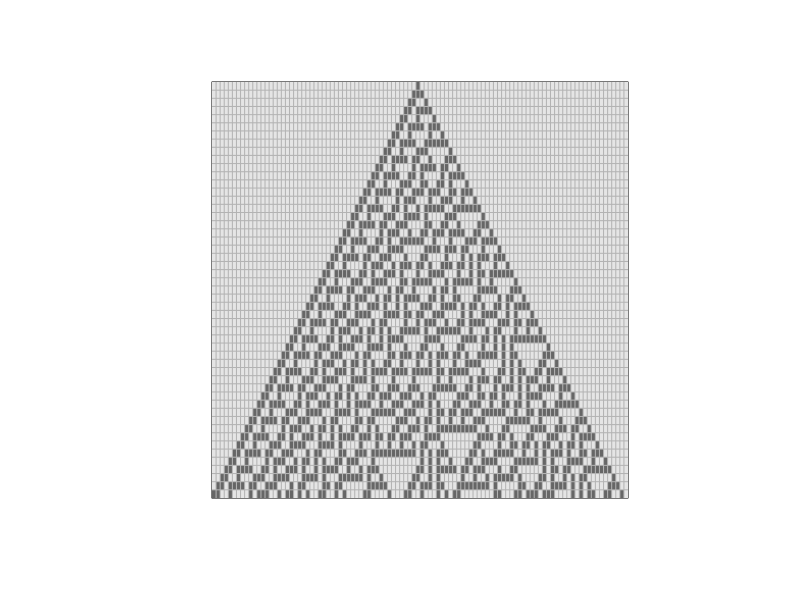
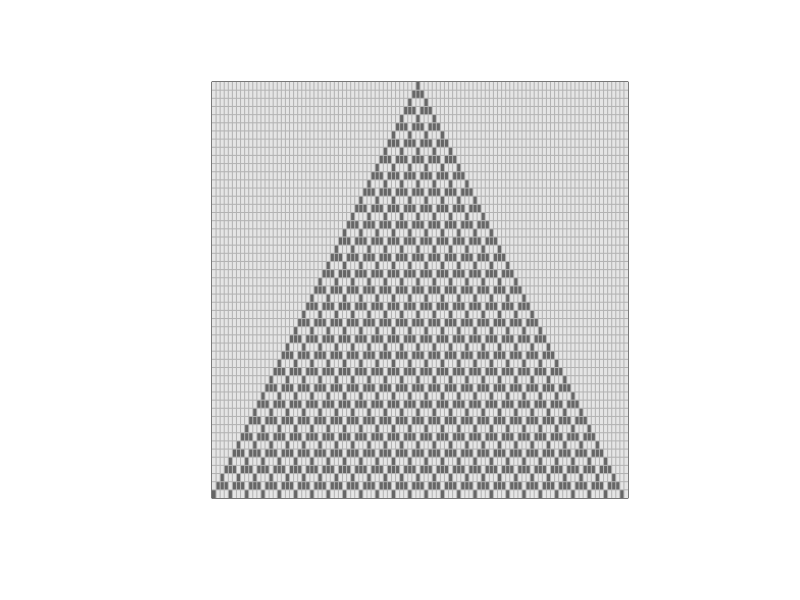

Generate these figures, in order, with R:
## ---- chunk 1
knitr::opts_chunk$set(echo = TRUE)
## ---- chunk 2
display <- function(mat){
  par(pty="s") # square
  image(t(apply(mat,2,rev)), col=c("grey90", "grey40"), yaxt="n", xaxt="n")
  grid(nx = ncol(mat), ny = nrow(mat),col="grey70", lty=1)  
}
## ---- chunk 3
init <- function(n){
  mat = matrix(0,nrow=n, ncol=n*2)
  mat[1,ceiling(n)]=1
  return (mat)
}
## ---- chunk 4
rule30 <- function(mat, iter){
  for (k in 1:iter) {
    for (i in 1:ncol(mat)){
      L = i-1
      R = i+1
      # for wrap around effect
      if (L == 0){L = ncol(mat)}
      if (R == ncol(mat) +1 ){R = 1}
      # rule 30 states: left XOR (mid OR right)
      # populating table downwards
      if (isTRUE(xor(mat[k,L], mat[k,i] || mat[k,R]))) {
        mat[k+1,i] = 1}
    }

  }
  display(mat)
}
## ---- chunk 5
rule_mine <- function(mat, iter){
  for (k in 1:iter) {
    for (i in 1:ncol(mat)){
      L = i-1
      R = i+1
      # for wrap around effect
      if (L == 0){L = ncol(mat)}
      if (R == ncol(mat) +1 ){R = 1}
      # my rule states: mid XOR left OR right)
      # populating table downwards
      if (isTRUE(xor(mat[k,i], mat[k,L] || mat[k,R]))) {
        mat[k+1,i] = 1}
    }

  }
  display(mat)
}
## ---- chunk 6
mat=init(51)
rule30(mat,50)
rule_mine(mat,50)
